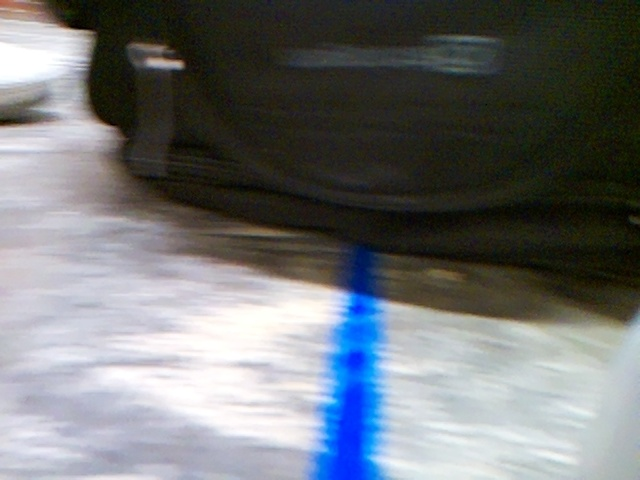
#> input picture code/rgb2_image.jpg, 640 x 480 px, found by its file name
$ python tweakHSL.py
#> lines starting #> are read from the running program, lines starting #| are printed output that depends on the picture; after the words box and inside, x2 and y2 are one past the last pixel; in counts of white or black regions, pixels touching at a corner belong together
#> in main, img is the input picture: shape (480, 640, 3); mean B, G, R 117.4, 115.3, 112.2
import cv2
import numpy as np

def nothing(x):
    pass

def tweakHSL(img):
    hsl_img = cv2.cvtColor(img, cv2.COLOR_BGR2HLS)
#> hsl_img: shape (480, 640, 3); mean of channels 0, 1, 2 69.5, 115.2, 65.1
    h, l, s = cv2.split(hsl_img)
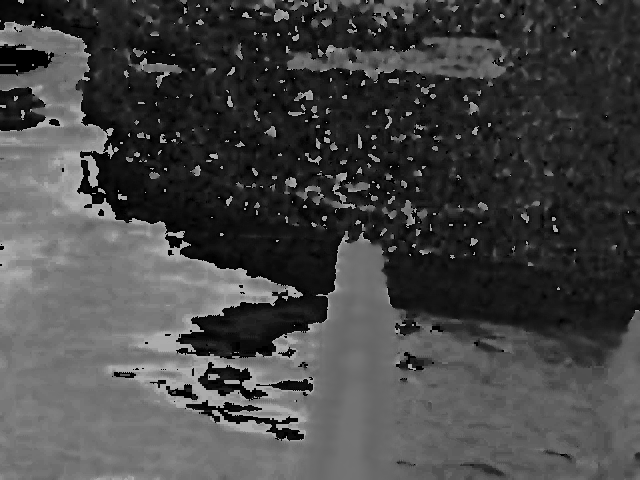
#> h: shape (480, 640); min 0, max 179, mean 69.5
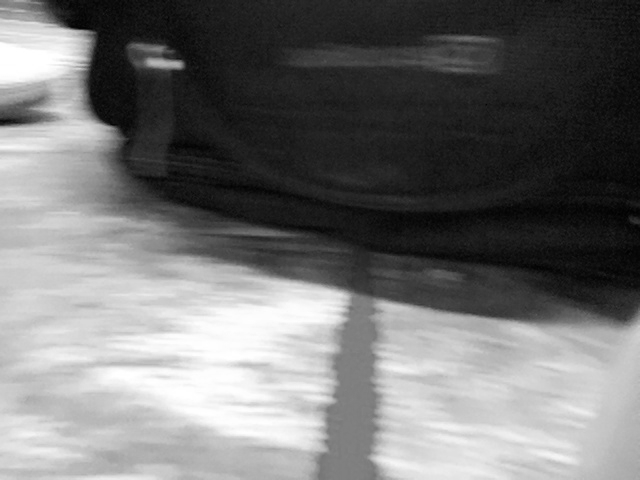
#> l: shape (480, 640); min 0, max 255, mean 115.2
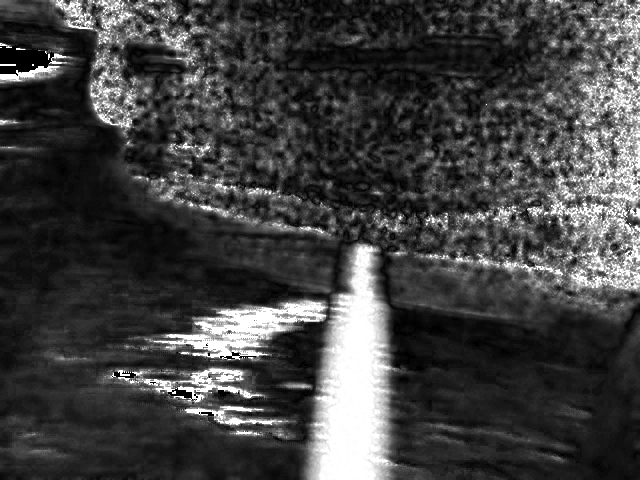
#> s: shape (480, 640); min 0, max 255, mean 65.1
    cv2.namedWindow('image')

    cv2.createTrackbar('lowH','image',0,179,nothing)
#> slider 'lowH' is set to 35
    cv2.createTrackbar('highH','image',179,179,nothing)

    cv2.createTrackbar('lowL','image',0,255,nothing)
#> slider 'lowL' is set to 51
    cv2.createTrackbar('highL','image',255,255,nothing)

    cv2.createTrackbar('lowS','image',0,255,nothing)
#> slider 'lowS' is set to 51
    cv2.createTrackbar('highS','image',255,255,nothing)
    while(True):
        frame = img

        # get current positions of the trackbars
        ilowH = cv2.getTrackbarPos('lowH', 'image')
        ihighH = cv2.getTrackbarPos('highH', 'image')
        ilowL = cv2.getTrackbarPos('lowL', 'image')
        ihighL = cv2.getTrackbarPos('highL', 'image')
        ilowS = cv2.getTrackbarPos('lowS', 'image')
        ihighS = cv2.getTrackbarPos('highS', 'image')

        # convert color to hsv because it is easy to track colors in this color model
        hsl = cv2.cvtColor(frame, cv2.COLOR_BGR2HLS)
        lower_hsl = np.array([ilowH, ilowL, ilowS])
        higher_hsl = np.array([ihighH, ihighL, ihighS])
        # Apply the cv2.inrange method to create a mask
        mask = cv2.inRange(hsl, lower_hsl, higher_hsl)
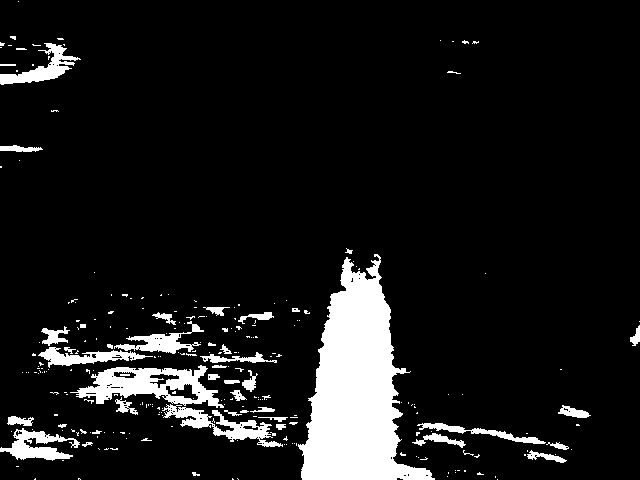
#> mask: shape (480, 640); 9.8% white; 256 white regions (210 under 20 px), largest, box (x1, y1, x2, y2) and area: (298, 254, 435, 480) 16198, (70, 365, 224, 408) 3064, (162, 404, 283, 447) 1523
        # Apply the mask on the image to extract the original color
        frame = cv2.bitwise_and(frame, frame, mask=mask)
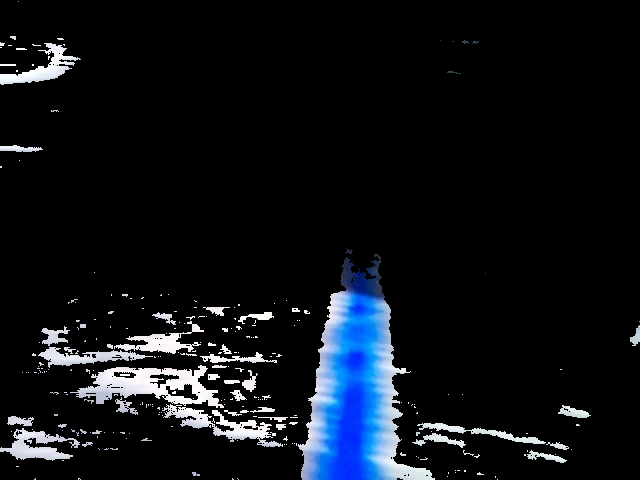
#> frame: shape (480, 640, 3); mean B, G, R 23.1, 17.8, 14.3
        cv2.imshow('image', frame)
        # Press q to exit
        if cv2.waitKey(1) & 0xFF == ord('q'):
#> (key q is pressed here)
            break

def main():
    img = cv2.imread('./code/rgb2_image.jpg') # TODO: Replace with the path to the image you want to test
    tweakHSL(img)

if __name__ == "__main__":
    main()
